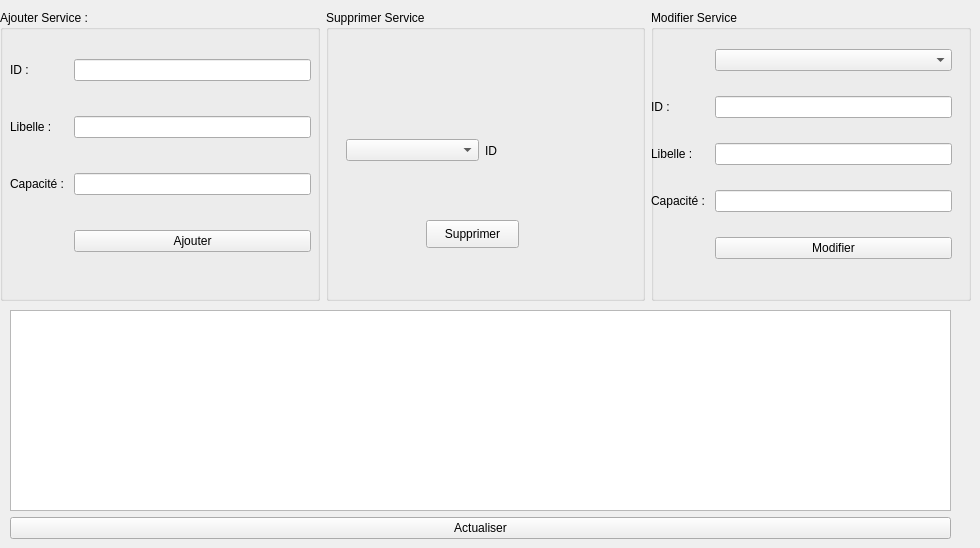
    <widget class="QWidget" name="tab_2">
     <attribute name="title">
      <string>Gestion des services</string>
     </attribute>
     <widget class="QLabel" name="label_6">
      <property name="geometry">
       <rect>
        <x>260</x>
        <y>50</y>
        <width>55</width>
        <height>16</height>
       </rect>
      </property>
      <property name="text">
       <string/>
      </property>
     </widget>
     <widget class="QLabel" name="label_7">
      <property name="geometry">
       <rect>
        <x>260</x>
        <y>90</y>
        <width>55</width>
        <height>16</height>
       </rect>
      </property>
      <property name="text">
       <string/>
      </property>
     </widget>
     <widget class="QWidget" name="layoutWidget">
      <property name="geometry">
       <rect>
        <x>0</x>
        <y>10</y>
        <width>971</width>
        <height>291</height>
       </rect>
      </property>
      <layout class="QHBoxLayout" name="horizontalLayout_4">
       <item>
        <widget class="QGroupBox" name="groupBox_4">
         <property name="title">
          <string>Ajouter Service : </string>
         </property>
         <widget class="QWidget" name="layoutWidget_3">
          <property name="geometry">
           <rect>
            <x>10</x>
            <y>20</y>
            <width>301</width>
            <height>251</height>
           </rect>
          </property>
          <layout class="QGridLayout" name="gridLayout_2">
           <item row="0" column="0">
            <widget class="QLabel" name="label_3">
             <property name="text">
              <string>ID : </string>
             </property>
            </widget>
           </item>
           <item row="2" column="0">
            <widget class="QLabel" name="label_5">
             <property name="text">
              <string>Capacité : </string>
             </property>
            </widget>
           </item>
           <item row="0" column="1">
            <widget class="QLineEdit" name="LEID_2"/>
           </item>
           <item row="1" column="0">
            <widget class="QLabel" name="label_4">
             <property name="text">
              <string>Libelle : </string>
             </property>
            </widget>
           </item>
           <item row="1" column="1">
            <widget class="QLineEdit" name="LELIBELLE"/>
           </item>
           <item row="2" column="1">
            <widget class="QLineEdit" name="LECAPACITE"/>
           </item>
           <item row="3" column="1">
            <widget class="QPushButton" name="ajou">
             <property name="text">
              <string>Ajouter</string>
             </property>
            </widget>
           </item>
          </layout>
         </widget>
        </widget>
       </item>
       <item>
        <widget class="QGroupBox" name="groupBox_5">
         <property name="title">
          <string>Supprimer Service </string>
         </property>
         <widget class="QWidget" name="layoutWidget">
          <property name="geometry">
           <rect>
            <x>20</x>
            <y>110</y>
            <width>271</width>
            <height>61</height>
           </rect>
          </property>
          <layout class="QHBoxLayout" name="horizontalLayout_6">
           <item>
            <widget class="QComboBox" name="cbSuppServ"/>
           </item>
           <item>
            <widget class="QLabel" name="label_8">
             <property name="text">
              <string>ID</string>
             </property>
            </widget>
           </item>
          </layout>
         </widget>
         <widget class="QPushButton" name="sup">
          <property name="geometry">
           <rect>
            <x>100</x>
            <y>210</y>
            <width>93</width>
            <height>28</height>
           </rect>
          </property>
          <property name="text">
           <string>Supprimer</string>
          </property>
         </widget>
        </widget>
       </item>
       <item>
        <widget class="QGroupBox" name="groupBox_6">
         <property name="title">
          <string>Modifier Service </string>
         </property>
         <widget class="QWidget" name="layoutWidget_4">
          <property name="geometry">
           <rect>
            <x>0</x>
            <y>20</y>
            <width>301</width>
            <height>251</height>
           </rect>
          </property>
          <layout class="QGridLayout" name="gridLayout_3">
           <item row="4" column="1">
            <widget class="QLineEdit" name="LEMODIFCAPA"/>
           </item>
           <item row="2" column="1">
            <widget class="QLineEdit" name="LEMODIFID"/>
           </item>
           <item row="5" column="1">
            <widget class="QPushButton" name="modif">
             <property name="text">
              <string>Modifier</string>
             </property>
            </widget>
           </item>
           <item row="2" column="0">
            <widget class="QLabel" name="label_9">
             <property name="text">
              <string>ID : </string>
             </property>
            </widget>
           </item>
           <item row="4" column="0">
            <widget class="QLabel" name="label_11">
             <property name="text">
              <string>Capacité : </string>
             </property>
            </widget>
           </item>
           <item row="3" column="0">
            <widget class="QLabel" name="label_10">
             <property name="text">
              <string>Libelle : </string>
             </property>
            </widget>
           </item>
           <item row="3" column="1">
            <widget class="QLineEdit" name="LEMODIFLIBELLE"/>
           </item>
           <item row="1" column="1">
            <widget class="QComboBox" name="cbModifServ"/>
           </item>
          </layout>
         </widget>
        </widget>
       </item>
      </layout>
     </widget>
     <widget class="QWidget" name="layoutWidget">
      <property name="geometry">
       <rect>
        <x>10</x>
        <y>310</y>
        <width>941</width>
        <height>229</height>
       </rect>
      </property>
      <layout class="QVBoxLayout" name="verticalLayout_3">
       <item>
        <widget class="QTableView" name="AFFICHESERVICE"/>
       </item>
       <item>
        <widget class="QPushButton" name="Actu">
         <property name="text">
          <string>Actualiser</string>
         </property>
        </widget>
       </item>
      </layout>
     </widget>
    </widget>
